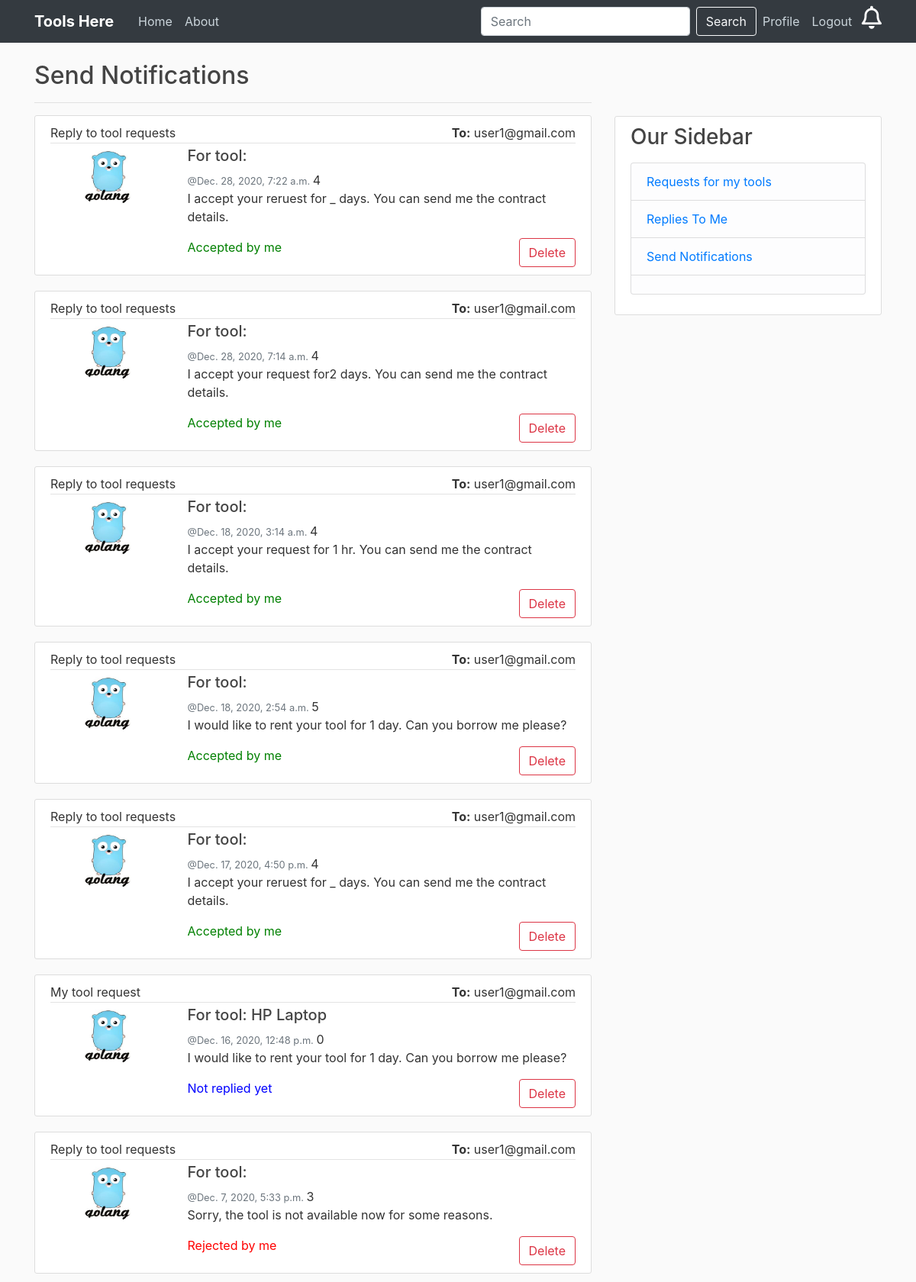
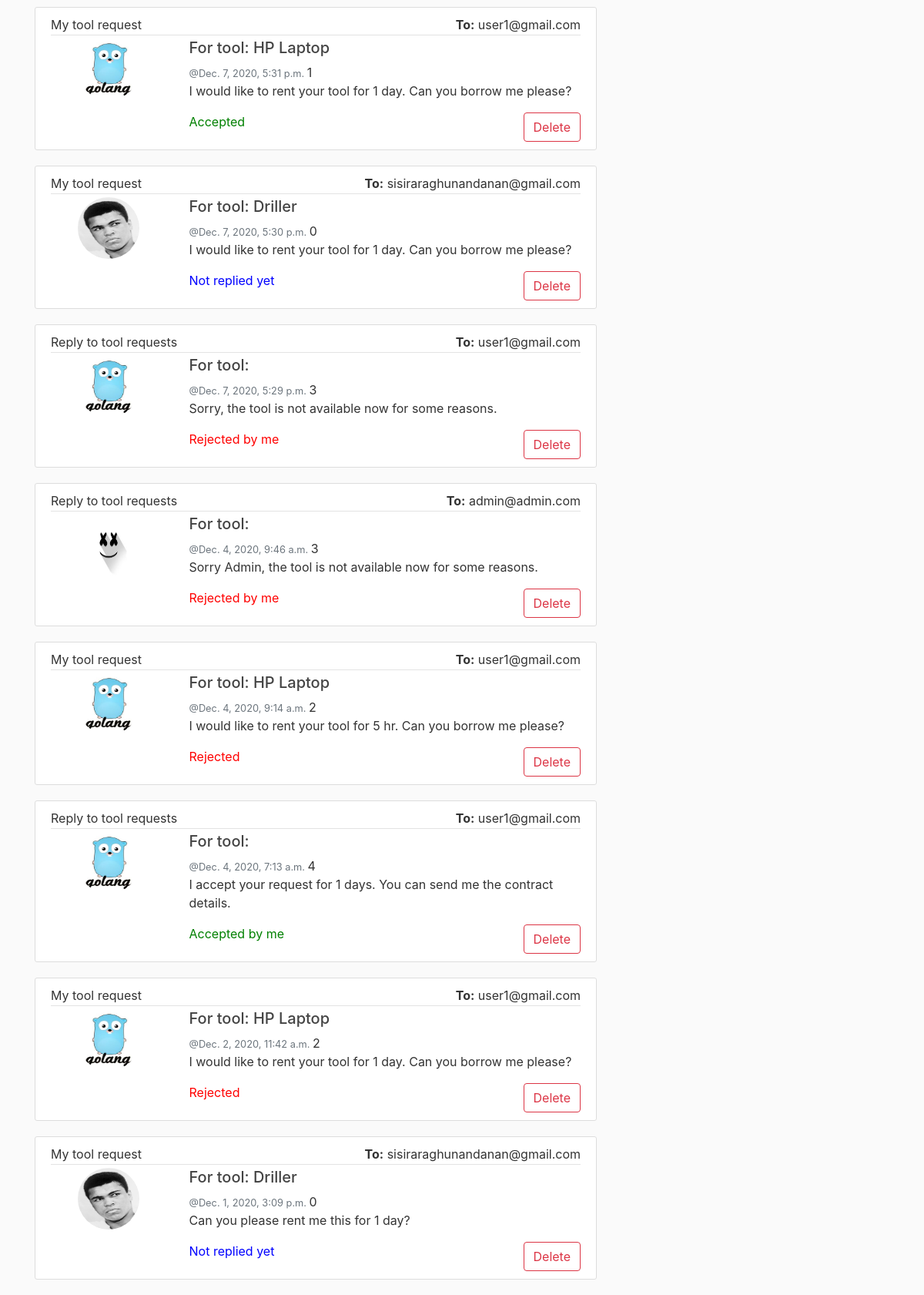
/accounts/sendnotifs/ (signed in), run on the app's committed database (2 pictures, top to bottom).
### users/models.py (models this page shows, shortened)
class RequestTool(models.Model):
    from_user = models.ForeignKey(CustomUser, on_delete=models.CASCADE, related_name='u_from')
    to_user = models.ForeignKey(CustomUser, on_delete=models.CASCADE, related_name='u_to')
    post = models.ForeignKey(Post, on_delete=models.CASCADE)
    date = models.DateTimeField(auto_now_add=True)
    text = models.TextField(max_length=3000, blank=True)
    status = models.PositiveSmallIntegerField(default=0)

class Profile(models.Model):
    user = models.OneToOneField(CustomUser, on_delete=models.CASCADE)
    image = models.ImageField(default='default.jpg', upload_to='profile_pics')

### accounts/models.py (models this page shows)
class CustomUser(AbstractUser):
    username = None
    email = models.EmailField(_('email address'), unique=True)
    phone = models.CharField(max_length=10, null=True)
    address = models.CharField(max_length=200, null=True)
    USERNAME_FIELD = 'email'
    REQUIRED_FIELDS = []
    objects = CustomUserManager()

### home/models.py (models this page shows, shortened)
class Post(models.Model):
	tool = models.CharField(max_length=100)
	content = models.CharField(max_length=300)
	rent = models.DecimalField(decimal_places=2,max_digits=12)
	rent_type = models.CharField(max_length=100,choices=RENT_CHOICES,default=RENT_CHOICES[0][0])
	rating = models.FloatField(default=0)
	owner = models.ForeignKey(CustomUser, on_delete=models.CASCADE)
	image = models.ImageField(default='default.jpg', upload_to='tool_pics')
	available = models.BooleanField(default=False)
	def __str__(self):
		return self.tool

### users/views.py (the view)
# urls.py: path('accounts/sendnotifs/', user_views.SendNotiView, name='sendnotis'),
def SendNotiView(request):
	reqs=RequestTool.objects.filter(from_user=request.user)
	reps=ReplayTool.objects.filter(from_u=request.user)
	notis=reqs.union(reps)
	if request.method == 'POST':
		id=request.POST.get('noti_id')
		RequestTool.objects.filter(id=id,status=0).delete()
		id=request.POST.get('reply_id')
		ReplayTool.objects.filter(id=id).delete()
	context = {
		'notis':notis.order_by('-date'),
	}
	return render(request,'users/notifications/notis_send.html', context)

### users/templates/users/notifications/notis_send.html (shortened to what this page needs)
{% extends "users/notifications.html" %}
{% block notis %}
  <h2>Send Notifications</h2>
  <hr>
  {% for noti in notis %}
    <article class="media content-section">
          <div class="media-body">
            {% if noti.status == 0 or noti.status == 1 or noti.status == 2 %}
              <div class="article-metadata d-flex justify-content-between">
                <div>My tool request</div>
                <div><b>To:</b> {{ noti.to_user }}</div>
              </div>
              <div class="row padding">
                <div class="col-md-3 d-flex justify-content-center">
                  <img class="rounded-circle" src="{{ noti.to_user.profile.image.url }}" width="80" height="80">
                </div>
                <div class="col-md-9">
                  <h5 class="article-title">For tool: {{ noti.post }}</h5>
                  <small class="text-muted">@{{ noti.date }} </small>{{noti.status }}<p>{{noti.text }}</p>
                  <div class="d-flex justify-content-between">
                    {% if noti.status == 0 %}
                      <div style="color:blue;">Not replied yet</div>
                    {% elif noti.status == 1 %}
                      <div style="color:green;">Accepted</div>
                    {% else %}
                      <div style="color:red;">Rejected</div>
                    {% endif %}
                    <form method="post">
                        <input type="submit" value="Delete" class="btn btn-outline-danger" onclick="return confirm('Are you sure?');">
                    </form>
                  </div>
                </div>
              </div>
            {% else %}
              <div class="article-metadata d-flex justify-content-between">
                <div>Reply to tool requests</div>
                <div><b>To:</b> {{ noti.to_user }}</div>
              </div>
              <div class="row padding">
                <div class="col-md-3 d-flex justify-content-center">
                  <img class="rounded-circle" src="{{ noti.to_user.profile.image.url }}" width="80" height="80">
                </div>
                <div class="col-md-9">
                  <h5 class="article-title">For tool: {{ noti.reply_to.post }}</h5>
                  <small class="text-muted">@{{ noti.date }} </small>{{noti.status }}
                  <p>{{noti.text }}</p>
                  <div class="d-flex justify-content-between">
                    {% if noti.status == 3 %}
                      <div style="color:red;">Rejected by me</div>
                    {% else %}
                      <div style="color:green;">Accepted by me</div>
                    {% endif %}
                  <form method="post">
                      <input type="submit" value="Delete" class="btn btn-outline-danger" onclick="return confirm('Are you sure?');">
                  </form>
                  </div>
                </div>
              </div>
            {% endif %}
          </div>
      </article>
  {% endfor %}
{% endblock notis %}

### tools2/static/home/main.css (style rules this page uses)
body { background: #fafafa; color: #333333; margin-top: 5rem; }
h1, h2, h3, h4, h5, h6 { color: #444444; }
.content-section { background: #ffffff; padding: 10px 20px; border: 1px solid #dddddd; border-radius: 3px; margin-bottom: 20px; }
.article-title { color: #444444; }
.article-metadata { padding-bottom: 1px; margin-bottom: 4px; border-bottom: 1px solid #e3e3e3 }

### data on the page
RequestTool: to_user "user1@gmail.com", to_user.profile.image (picture), date "Dec. 28, 2020, 7:22 a.m.", status "4", text "I accept your reruest for _ days. You can send me the contract details.", shows "Accepted by me", post "HP Laptop", date "Dec. 2, 2020, 11:42 a.m.", status "2", text "I would like to rent your tool for 1 day. Can you borrow me please?", shows "Rejected"
RequestTool: to_user "user1@gmail.com", to_user.profile.image (picture), date "Dec. 18, 2020, 2:54 a.m.", status "5", text "I would like to rent your tool for 1 day. Can you borrow me please?", shows "Accepted by me"
RequestTool: to_user "user1@gmail.com", to_user.profile.image (picture), post "HP Laptop", date "Dec. 16, 2020, 12:48 p.m.", status "0", text "I would like to rent your tool for 1 day. Can you borrow me please?", shows "Not replied yet"
RequestTool: to_user "user1@gmail.com", to_user.profile.image (picture), post "HP Laptop", date "Dec. 7, 2020, 5:31 p.m.", status "1", text "I would like to rent your tool for 1 day. Can you borrow me please?", shows "Accepted"
RequestTool: to_user "sisiraraghunandanan@gmail.com", to_user.profile.image (picture), post "Driller", date "Dec. 7, 2020, 5:30 p.m.", status "0", text "I would like to rent your tool for 1 day. Can you borrow me please?", shows "Not replied yet"
RequestTool: to_user "user1@gmail.com", to_user.profile.image (picture), post "HP Laptop", date "Dec. 4, 2020, 9:14 a.m.", status "2", text "I would like to rent your tool for 5 hr. Can you borrow me please?", shows "Rejected"
RequestTool: to_user "sisiraraghunandanan@gmail.com", to_user.profile.image (picture), post "Driller", date "Dec. 1, 2020, 3:09 p.m.", status "0", text "Can you please rent me this for 1 day?", shows "Not replied yet"
